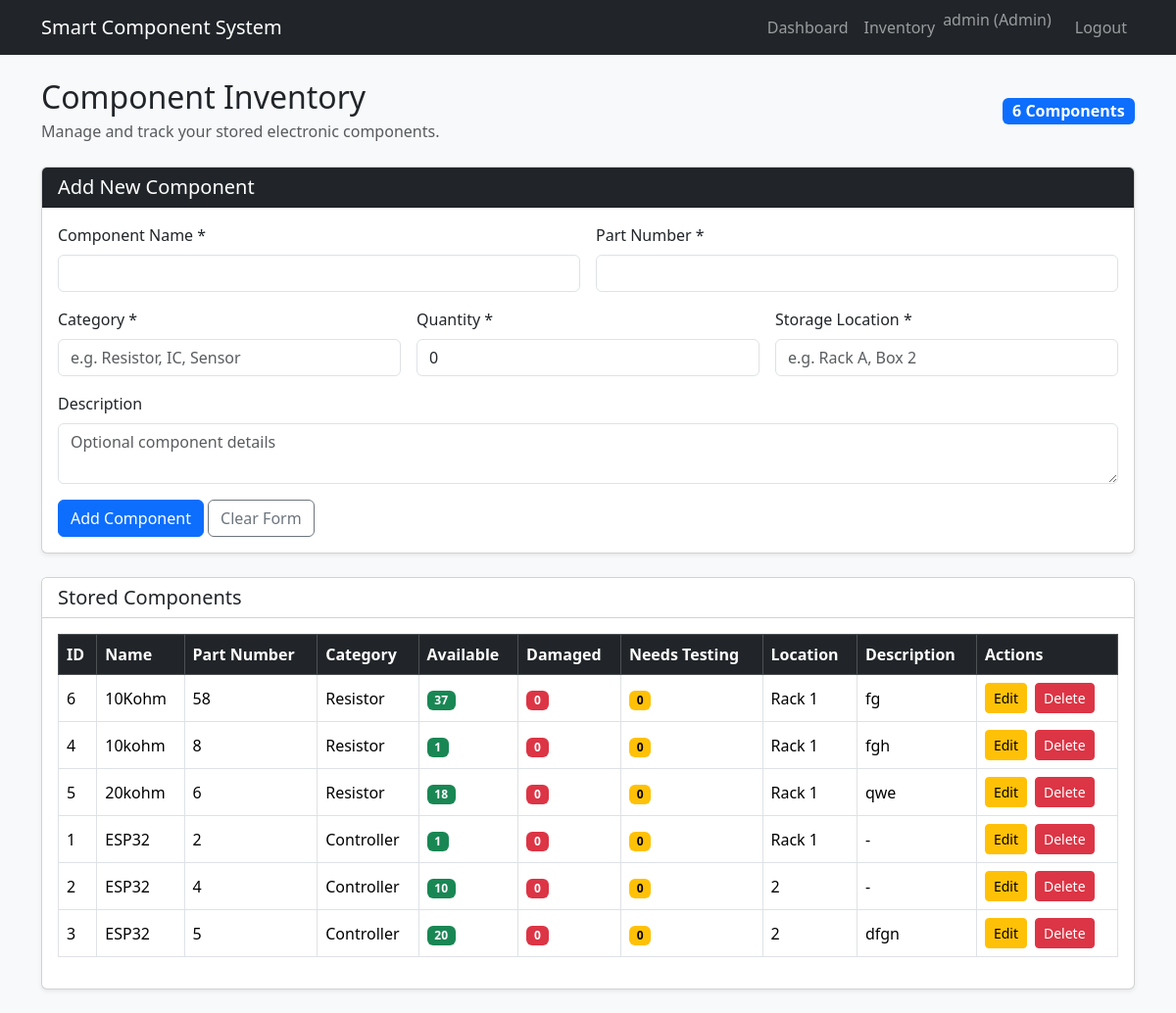
Page /inventory (signed in) on the committed database.
### app.py (models this page shows)
class Component(db.Model):
    id = db.Column(db.Integer, primary_key=True)
    name = db.Column(db.String(100), nullable=False)
    part_number = db.Column(db.String(50), unique=True, nullable=False)
    category = db.Column(db.String(50), nullable=False)
    quantity = db.Column(db.Integer, nullable=False, default=0)
    damaged_quantity = db.Column(db.Integer, nullable=False, default=0)
    inspection_quantity = db.Column(db.Integer, nullable=False, default=0)
    location = db.Column(db.String(100), nullable=False)
    description = db.Column(db.String(300), default="")

### app.py (the view, shortened to what this page needs)
@app.route("/inventory", methods=["GET", "POST"])
def inventory():
    if "user_id" not in session:
        return redirect(url_for("login"))
    if not admin_required():
        return "Access denied: Admin only.", 403
    components = Component.query.order_by(Component.name).all()
    return render_template("inventory.html", components=components)

### app.py (called while the page is built)
@app.before_request
def enforce_account_status():
    if "user_id" not in session or request.endpoint in ("login", "signup", "logout", "static"):
        return None
    user = db.session.get(User, session.get("user_id"))
    if user is None or not user.is_active or user.approval_status != "Approved":
        session.clear()
        flash("Your account is not active. Please contact the administrator.", "warning")
        return redirect(url_for("login"))
    return None

def admin_required():
    return "user_id" in session and session.get("role") == "Admin"

### templates/inventory.html (shortened to what this page needs)
{% extends "base.html" %}
{% block content %}
<div class="d-flex flex-wrap justify-content-between align-items-center gap-2 mb-4">
    <div>
        <h2 class="mb-1">Component Inventory</h2>
        <p class="text-muted mb-0">
            Manage and track your stored electronic components.
        </p>
    </div>
    <span class="badge text-bg-primary fs-6">
        {{ components|length }} Components
    </span>
</div>
<div class="card shadow-sm mb-4">
    <div class="card-header bg-dark text-white">
        <h5 class="mb-0">Add New Component</h5>
    </div>
    <div class="card-body">
        <form method="POST" action="{{ url_for('inventory') }}">
            <div class="row g-3">
                <div class="col-md-6">
                    <label for="name" class="form-label">
                        Component Name *
                    </label>
                    <input type="text"
                           class="form-control"
                           id="name"
                           name="name"
                           maxlength="100"
                           required>
                </div>
                <div class="col-md-6">
                    <label for="part_number" class="form-label">
                        Part Number *
                    </label>
                    <input type="text"
                           class="form-control"
                           id="part_number"
                           name="part_number"
                           maxlength="50"
                           required>
                </div>
                <div class="col-md-4">
                    <label for="category" class="form-label">
                        Category *
                    </label>
                    <input type="text"
                           class="form-control"
                           id="category"
                           name="category"
                           maxlength="50"
                           placeholder="e.g. Resistor, IC, Sensor"
                           required>
                </div>
                <div class="col-md-4">
                    <label for="quantity" class="form-label">
                        Quantity *
                    </label>
                    <input type="number"
                           class="form-control"
                           id="quantity"
                           name="quantity"
                           min="0"
                           value="0"
                           required>
                </div>
                <div class="col-md-4">
                    <label for="location" class="form-label">
                        Storage Location *
                    </label>
                    <input type="text"
                           class="form-control"
                           id="location"
                           name="location"
                           maxlength="100"
                           placeholder="e.g. Rack A, Box 2"
                           required>
                </div>
                <div class="col-12">
                    <label for="description" class="form-label">
                        Description
                    </label>
                    <textarea class="form-control"
                              id="description"
                              name="description"
                              maxlength="300"
                              rows="2"
                              placeholder="Optional component details"></textarea>
                </div>
                <div class="col-12">
                    <button type="submit" class="btn btn-primary">
                        Add Component
                    </button>
                    <button type="reset"
                            class="btn btn-outline-secondary">
                        Clear Form
                    </button>
                </div>
            </div>
        </form>
    </div>
</div>
<div class="card shadow-sm">
    <div class="card-header bg-white">
        <h5 class="mb-0">Stored Components</h5>
    </div>
    <div class="card-body">
        {% if components %}
        <div class="table-responsive">
            <table class="table table-bordered table-hover align-middle">
                <thead class="table-dark">
                    <tr>
                        <th>ID</th>
                        <th>Name</th>
                        <th>Part Number</th>
                        <th>Category</th>
                        <th>Available</th>
                        <th>Damaged</th>
                        <th>Needs Testing</th>
                        <th>Location</th>
                        <th>Description</th>
                        <th>Actions</th>
                    </tr>
                </thead>
                <tbody>
                    {% for component in components %}
                    <tr>
                        <td>{{ component.id }}</td>
                        <td>{{ component.name }}</td>
                        <td>{{ component.part_number }}</td>
                        <td>{{ component.category }}</td>
                        <td>
                            {% if component.quantity == 0 %}
                                <span class="badge text-bg-danger">Out of stock</span>
                            {% else %}
                                <span class="badge text-bg-success">{{ component.quantity }}</span>
                            {% endif %}
                        </td>
                        <td>
                            <span class="badge text-bg-danger">{{ component.damaged_quantity or 0 }}</span>
                        </td>
                        <td>
                            <span class="badge text-bg-warning">{{ component.inspection_quantity or 0 }}</span>
                        </td>
                        <td>{{ component.location }}</td>
                        <td>{{ component.description or '-' }}</td>
                        <td>
                            <div class="d-flex flex-wrap gap-2">
                                <a href="{{ url_for(
                                    'edit_component',
                                    component_id=component.id
                                ) }}"
                                   class="btn btn-sm btn-warning">
                                    Edit
                                </a>
                                <form method="POST"
                                      action="{{ url_for(
                                          'delete_component',
                                          component_id=component.id
                                      ) }}"
                                      onsubmit="return confirm('Are you sure you want to delete this component? This action cannot be undone.');">
                                    <button type="submit"
                                            class="btn btn-sm btn-danger">
                                        Delete
                                    </button>
                                </form>
                            </div>
                        </td>
                    </tr>
                    {% endfor %}
                </tbody>
            </table>
        </div>
        {% else %}
        <div class="alert alert-info mb-0">
            No components found. Use the form above to add your first component.
        </div>
        {% endif %}
    </div>
</div>
{% endblock %}

### rows in the picture
Component: id "6", name "10Kohm", part_number "58", category "Resistor", quantity "37", damaged_quantity "0", inspection_quantity "0", location "Rack 1", description "fg"
Component: id "4", name "10kohm", part_number "8", category "Resistor", quantity "1", damaged_quantity "0", inspection_quantity "0", location "Rack 1", description "fgh"
Component: id "5", name "20kohm", part_number "6", category "Resistor", quantity "18", damaged_quantity "0", inspection_quantity "0", location "Rack 1", description "qwe"
Component: id "1", name "ESP32", part_number "2", category "Controller", quantity "1", damaged_quantity "0", inspection_quantity "0", location "Rack 1", description "-"
Component: id "2", name "ESP32", part_number "4", category "Controller", quantity "10", damaged_quantity "0", inspection_quantity "0", location "2", description "-"
Component: id "3", name "ESP32", part_number "5", category "Controller", quantity "20", damaged_quantity "0", inspection_quantity "0", location "2", description "dfgn"

### other values in the picture
{{ session.get('username', '') }} "admin"
{{ session.get('role', '') }} "Admin"
{{ components|length }} "6"
